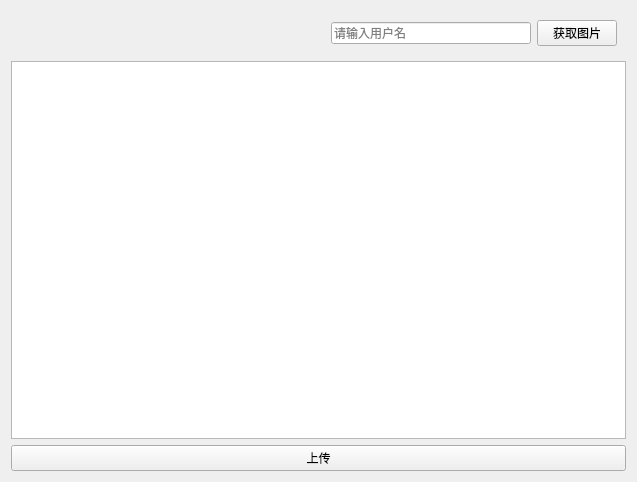
<?xml version="1.0" encoding="UTF-8"?>
<ui version="4.0">
 <class>PersonalInfo</class>
 <widget class="QWidget" name="PersonalInfo">
  <property name="geometry">
   <rect>
    <x>0</x>
    <y>0</y>
    <width>637</width>
    <height>482</height>
   </rect>
  </property>
  <property name="windowTitle">
   <string>Form</string>
  </property>
  <layout class="QVBoxLayout" name="verticalLayout">
   <item>
    <widget class="QWidget" name="widget" native="true">
     <layout class="QHBoxLayout" name="horizontalLayout">
      <item>
       <spacer name="horizontalSpacer">
        <property name="orientation">
         <enum>Qt::Horizontal</enum>
        </property>
        <property name="sizeHint" stdset="0">
         <size>
          <width>311</width>
          <height>20</height>
         </size>
        </property>
       </spacer>
      </item>
      <item>
       <widget class="QLineEdit" name="searchEdit">
        <property name="minimumSize">
         <size>
          <width>200</width>
          <height>0</height>
         </size>
        </property>
        <property name="maximumSize">
         <size>
          <width>200</width>
          <height>16777215</height>
         </size>
        </property>
        <property name="text">
         <string/>
        </property>
        <property name="placeholderText">
         <string>请输入用户名</string>
        </property>
       </widget>
      </item>
      <item>
       <widget class="QPushButton" name="searchBtn">
        <property name="text">
         <string>获取图片</string>
        </property>
       </widget>
      </item>
     </layout>
    </widget>
   </item>
   <item>
    <widget class="QTableView" name="tableView"/>
   </item>
   <item>
    <widget class="QPushButton" name="uploadBtn">
     <property name="text">
      <string>上传</string>
     </property>
    </widget>
   </item>
  </layout>
 </widget>
 <resources/>
 <connections/>
</ui>
